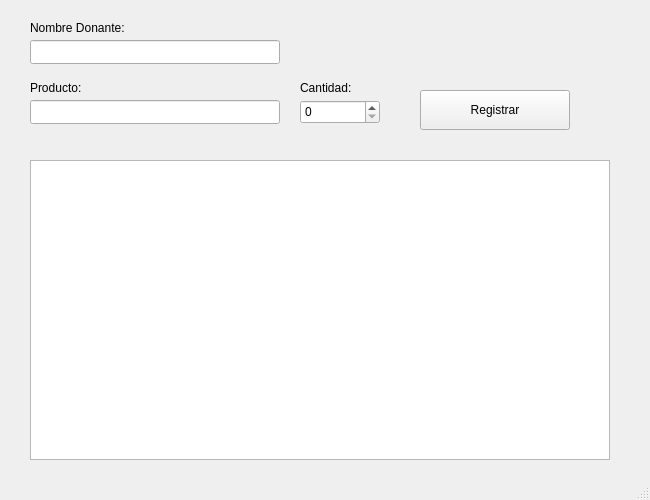
<?xml version="1.0" encoding="UTF-8"?>
<ui version="4.0">
 <class>Donacion</class>
 <widget class="QMainWindow" name="Donacion">
  <property name="geometry">
   <rect>
    <x>0</x>
    <y>0</y>
    <width>650</width>
    <height>500</height>
   </rect>
  </property>
  <property name="windowTitle">
   <string>SIGDET - Registro de Donaciones</string>
  </property>
  <widget class="QWidget" name="centralwidget">
   <widget class="QLabel" name="label">
    <property name="geometry">
     <rect>
      <x>30</x>
      <y>20</y>
      <width>101</width>
      <height>16</height>
     </rect>
    </property>
    <property name="text">
     <string>Nombre Donante:</string>
    </property>
   </widget>
   <widget class="QLineEdit" name="txtDonante">
    <property name="geometry">
     <rect>
      <x>30</x>
      <y>40</y>
      <width>250</width>
      <height>24</height>
     </rect>
    </property>
   </widget>
   <widget class="QLabel" name="label_2">
    <property name="geometry">
     <rect>
      <x>30</x>
      <y>80</y>
      <width>101</width>
      <height>16</height>
     </rect>
    </property>
    <property name="text">
     <string>Producto:</string>
    </property>
   </widget>
   <widget class="QLineEdit" name="txtProducto">
    <property name="geometry">
     <rect>
      <x>30</x>
      <y>100</y>
      <width>250</width>
      <height>24</height>
     </rect>
    </property>
   </widget>
   <widget class="QLabel" name="label_3">
    <property name="geometry">
     <rect>
      <x>300</x>
      <y>80</y>
      <width>101</width>
      <height>16</height>
     </rect>
    </property>
    <property name="text">
     <string>Cantidad:</string>
    </property>
   </widget>
   <widget class="QSpinBox" name="spinCantidad">
    <property name="geometry">
     <rect>
      <x>300</x>
      <y>100</y>
      <width>80</width>
      <height>24</height>
     </rect>
    </property>
   </widget>
   <widget class="QPushButton" name="btnRegistrar">
    <property name="geometry">
     <rect>
      <x>420</x>
      <y>90</y>
      <width>150</width>
      <height>40</height>
     </rect>
    </property>
    <property name="text">
     <string>Registrar</string>
    </property>
   </widget>
   <widget class="QTableWidget" name="tablaDonaciones">
    <property name="geometry">
     <rect>
      <x>30</x>
      <y>160</y>
      <width>580</width>
      <height>300</height>
     </rect>
    </property>
   </widget>
  </widget>
  <widget class="QMenuBar" name="menubar">
   <property name="geometry">
    <rect>
     <x>0</x>
     <y>0</y>
     <width>650</width>
     <height>21</height>
    </rect>
   </property>
  </widget>
  <widget class="QStatusBar" name="statusbar"/>
 </widget>
 <resources/>
 <connections/>
</ui>
